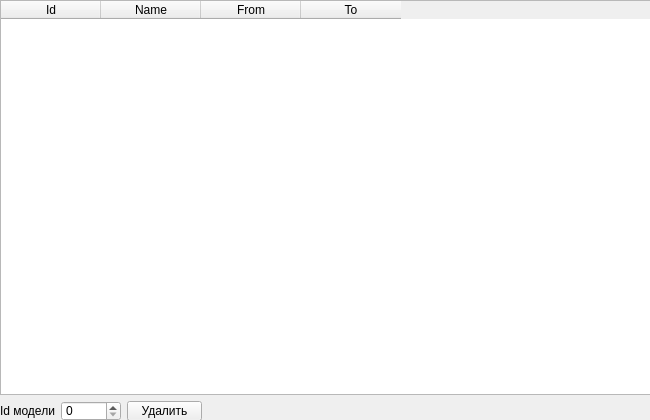
<?xml version="1.0" encoding="UTF-8"?>
<ui version="4.0">
 <class>DatabaseWindow_Ru</class>
 <widget class="QWidget" name="DatabaseWindow_Ru">
  <property name="geometry">
   <rect>
    <x>0</x>
    <y>0</y>
    <width>650</width>
    <height>420</height>
   </rect>
  </property>
  <property name="minimumSize">
   <size>
    <width>650</width>
    <height>420</height>
   </size>
  </property>
  <property name="maximumSize">
   <size>
    <width>650</width>
    <height>420</height>
   </size>
  </property>
  <property name="windowTitle">
   <string>DatabaseWindow</string>
  </property>
  <widget class="QWidget" name="verticalLayoutWidget">
   <property name="geometry">
    <rect>
     <x>0</x>
     <y>0</y>
     <width>651</width>
     <height>421</height>
    </rect>
   </property>
   <layout class="QVBoxLayout" name="verticalLayout">
    <item>
     <widget class="QTableWidget" name="modelsTable">
      <property name="columnCount">
       <number>4</number>
      </property>
      <column>
       <property name="text">
        <string>Id</string>
       </property>
      </column>
      <column>
       <property name="text">
        <string>Name</string>
       </property>
      </column>
      <column>
       <property name="text">
        <string>From</string>
       </property>
      </column>
      <column>
       <property name="text">
        <string>To</string>
       </property>
      </column>
     </widget>
    </item>
    <item>
     <layout class="QHBoxLayout" name="horizontalLayout">
      <item>
       <widget class="QLabel" name="label">
        <property name="minimumSize">
         <size>
          <width>55</width>
          <height>20</height>
         </size>
        </property>
        <property name="maximumSize">
         <size>
          <width>55</width>
          <height>20</height>
         </size>
        </property>
        <property name="text">
         <string>Id модели:</string>
        </property>
       </widget>
      </item>
      <item>
       <widget class="QSpinBox" name="spinBox">
        <property name="minimumSize">
         <size>
          <width>60</width>
          <height>20</height>
         </size>
        </property>
        <property name="maximumSize">
         <size>
          <width>60</width>
          <height>20</height>
         </size>
        </property>
       </widget>
      </item>
      <item>
       <widget class="QPushButton" name="deleteButton">
        <property name="minimumSize">
         <size>
          <width>75</width>
          <height>20</height>
         </size>
        </property>
        <property name="maximumSize">
         <size>
          <width>75</width>
          <height>20</height>
         </size>
        </property>
        <property name="cursor">
         <cursorShape>PointingHandCursor</cursorShape>
        </property>
        <property name="text">
         <string>Удалить</string>
        </property>
       </widget>
      </item>
      <item>
       <spacer name="horizontalSpacer">
        <property name="orientation">
         <enum>Qt::Horizontal</enum>
        </property>
        <property name="sizeHint" stdset="0">
         <size>
          <width>40</width>
          <height>20</height>
         </size>
        </property>
       </spacer>
      </item>
     </layout>
    </item>
   </layout>
  </widget>
 </widget>
 <resources/>
 <connections/>
</ui>
